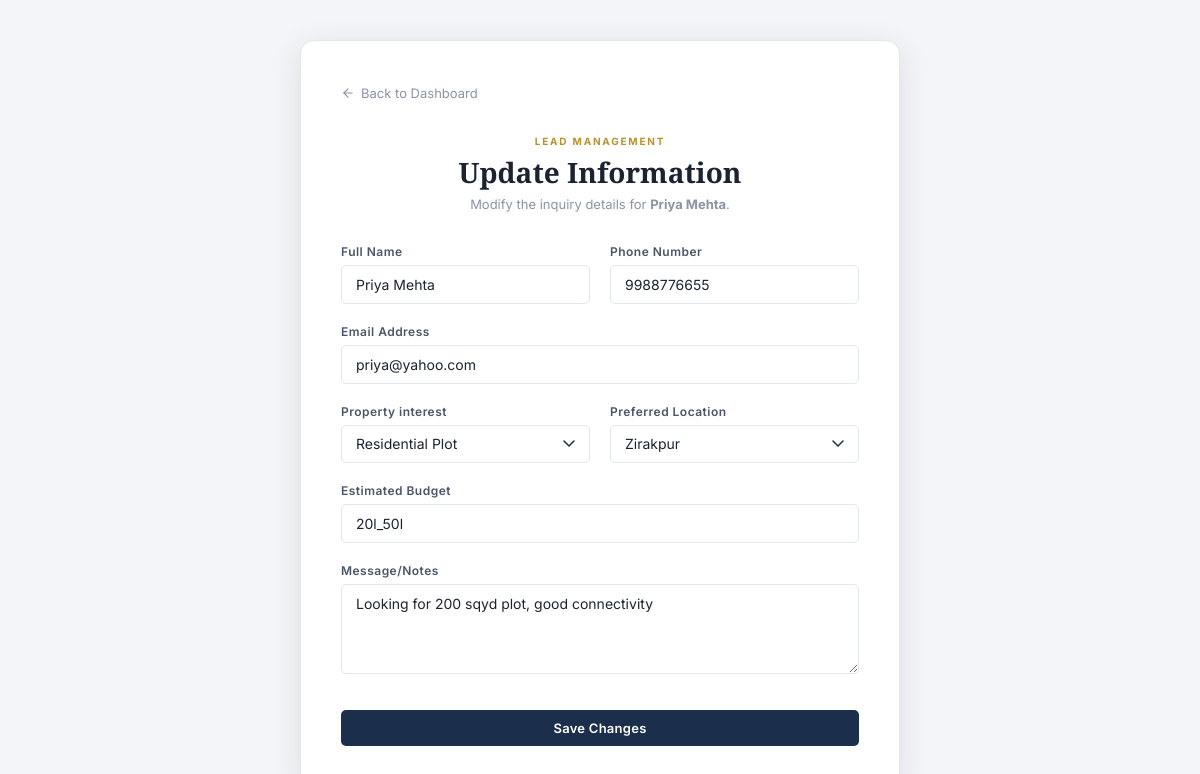
Page /edit-lead/3/ (signed in) on the committed database.
### mainapp/models.py (models this page shows, shortened)
class Lead(models.Model):
    user = models.ForeignKey(User, on_delete=models.SET_NULL, null=True, blank=True)
    PROPERTY_CHOICES = [
        ('flat', 'Flat / Apartment'),
        ('room', 'Room / PG / Studio'),
        ('plot', 'Residential Plot'),
        ('villa', 'Independent Villa / House'),
        ('commercial', 'Commercial Space / Shop / Office'),
        ('building', 'Building / Complex'),
        ('farm', 'Farm House / Agricultural Land'),
        ('other', 'Other'),
    ]
    LOCATION_CHOICES = [
        ('chandigarh', 'Chandigarh'),
        ('mohali', 'Mohali'),
        ('zirakpur', 'Zirakpur'),
        ('panchkula', 'Panchkula'),
        ('kharar', 'Kharar'),
        ('haryana', 'Haryana (Other)'),
        ('other', 'Other Location'),
    ]
    name = models.CharField(max_length=200)
    phone = models.CharField(max_length=20)
    email = models.EmailField(blank=True, null=True)
    property_interest = models.CharField(max_length=50, choices=PROPERTY_CHOICES, default='flat')
    preferred_location = models.CharField(max_length=50, choices=LOCATION_CHOICES, default='mohali')
    budget = models.CharField(max_length=100, blank=True, null=True)
    message = models.TextField(blank=True, null=True)
    submitted_at = models.DateTimeField(auto_now_add=True)
    class Meta:
        ordering = ['-submitted_at']
        verbose_name = 'Lead'
        verbose_name_plural = 'Leads'

### mainapp/views.py (the view, shortened to what this page needs)
# urls.py: path('edit-lead/<int:lead_id>/', views.edit_lead_view, name='edit_lead'),
@login_required
def edit_lead_view(request, lead_id):
    if not request.user.is_staff:
        return redirect('index')
    try:
        lead = Lead.objects.get(id=lead_id)
    except Lead.DoesNotExist:
        messages.error(request, 'Lead not found.')
        return redirect('dashboard')
    context = {
        'lead': lead,
        'property_choices': Lead.PROPERTY_CHOICES,
        'location_choices': Lead.LOCATION_CHOICES
    }
    return render(request, 'edit_lead.html', context)

### templates/edit_lead.html (shortened to what this page needs)
{% load static %}
<!DOCTYPE html>
<html lang="en">
<head>
  <link rel="stylesheet" href="{% static 'css/style.css' %}">
</head>
<body>
  <div class="form-container">
    <a href="{% url 'dashboard' %}" class="back-link">
      <i data-lucide="arrow-left" style="width: 14px;"></i> Back to Dashboard
    </a>
    <div class="form-header">
      <div class="section-tag">Lead Management</div>
      <h1>Update Information</h1>
      <p style="font-size: 13px; color: var(--text-muted);">Modify the inquiry details for <b>{{ lead.name }}</b>.</p>
    </div>
    <form method="POST">
      <div style="display: grid; grid-template-columns: 1fr 1fr; gap: 20px; margin-bottom: 20px;">
        <div class="form-group">
          <label>Full Name</label>
          <input type="text" name="name" value="{{ lead.name }}" required>
        </div>
        <div class="form-group">
          <label>Phone Number</label>
          <input type="text" name="phone" value="{{ lead.phone }}" required>
        </div>
      </div>
      <div class="form-group" style="margin-bottom: 20px;">
        <label>Email Address</label>
        <input type="email" name="email" value="{{ lead.email|default:'' }}">
      </div>
      <div style="display: grid; grid-template-columns: 1fr 1fr; gap: 20px; margin-bottom: 20px;">
        <div class="form-group">
          <label>Property interest</label>
          <select name="property_interest">
            {% for code, label in property_choices %}
              <option value="{{ code }}" {% if lead.property_interest == code %}selected{% endif %}>{{ label }}</option>
            {% endfor %}
          </select>
        </div>
        <div class="form-group">
          <label>Preferred Location</label>
          <select name="preferred_location">
            {% for code, label in location_choices %}
              <option value="{{ code }}" {% if lead.preferred_location == code %}selected{% endif %}>{{ label }}</option>
            {% endfor %}
          </select>
        </div>
      </div>
      <div class="form-group" style="margin-bottom: 20px;">
        <label>Estimated Budget</label>
        <input type="text" name="budget" value="{{ lead.budget|default:'' }}">
      </div>
      <div class="form-group" style="margin-bottom: 24px;">
        <label>Message/Notes</label>
        <textarea name="message">{{ lead.message|default:'' }}</textarea>
      </div>
      <button type="submit" class="btn btn-submit">Save Changes</button>
    </form>
  </div>
</body>
</html>

### static/css/style.css (style rules this page uses)
:root { --white: #FFFFFF; --off-white: #F8F9FC; --bg: #F4F5F8; --surface: #FFFFFF; --border: #E2E6ED; --border-dark: #C9CDD8; --navy: #1B2E4B; --navy-mid: #253D63; --navy-light: #2F4E7E; --navy-dim: rgba(27,46,75,0.08); --accent: #B8922A; --accent-dim: rgba(184,146,42,0.12); --text-primary: #1B2333; --text-secondary: #4A5568; --text-muted: #8A94A6; --text-light: #B0B8C8; --green: #16A34A; --green-bg: rgba(22,163,74,0.08); --blue: #2563EB; --blue-bg: rgba(37,99,235,0.08); --red: #DC2626; --red-bg: rgba(220,38,38,0.08); --radius-sm: 5px; --radius-md: 10px; --radius-lg: 14px; --shadow-sm: 0 1px 4px rgba(27,46,75,0.08); --shadow-md: 0 4px 16px rgba(27,46,75,0.10); --shadow-lg: 0 8px 32px rgba(27,46,75,0.12); --shadow-premium: 0 10px 40px -10px rgba(27,46,75,0.18); --glass-bg: rgba(255, 255, 255, 0.7); --glass-border: rgba(255, 255, 255, 0.4); --glass-blur: 12px; --transition: 0.3s cubic-bezier(0.4, 0, 0.2, 1); }
*, *::before, *::after { margin: 0; padding: 0; box-sizing: border-box; }
body { font-family: 'Inter', sans-serif; background: var(--bg); color: var(--text-primary); overflow-x: hidden; width: 100%; -webkit-font-smoothing: antialiased; }
html { overflow-x: hidden; width: 100%; scroll-behavior: smooth; font-size: 16px; }
a { text-decoration: none; color: inherit; }
h1, h2, h3 { font-family: 'Cormorant Garamond', serif; font-weight: 700; line-height: 1.12; color: var(--text-primary); }
.btn { display: inline-flex; align-items: center; justify-content: center; gap: 7px; font-family: 'Inter', sans-serif; font-size: 13px; font-weight: 600; letter-spacing: 0.02em; padding: 10px 22px; border-radius: var(--radius-sm); border: none; cursor: pointer; transition: all var(--transition); text-decoration: none; white-space: nowrap; background: var(--navy); color: var(--white); }
.form-group { display: flex; flex-direction: column; gap: 6px; }
label { font-size: 12px; font-weight: 600; letter-spacing: 0.04em; color: var(--text-secondary); }
input, select, textarea { background: var(--white); border: 1.5px solid var(--border); border-radius: var(--radius-sm); padding: 10px 14px; color: var(--text-primary); font-family: 'Inter', sans-serif; font-size: 14px; outline: none; transition: border-color var(--transition), box-shadow var(--transition); width: 100%; }
input::placeholder, textarea::placeholder { color: var(--text-light); }
select { -webkit-appearance: none; appearance: none; cursor: pointer; background-repeat: no-repeat; background-position: right 14px center; padding-right: 36px; }
select option { background: var(--white); color: var(--text-primary); }
textarea { resize: vertical; min-height: 90px; }
.section-tag { display: inline-block; font-size: 10px; font-weight: 700; letter-spacing: 0.18em; text-transform: uppercase; color: var(--accent); margin-bottom: 10px; }

### templates/edit_lead.html (style rules this page uses)
body { background: var(--bg); padding: 40px 24px; }
.form-container { max-width: 600px; margin: 0 auto; background: var(--white); padding: 40px; border-radius: var(--radius-lg); box-shadow: var(--shadow-lg); border: 1px solid var(--border); }
.form-header { margin-bottom: 32px; text-align: center; }
.form-header h1 { font-size: 28px; margin-bottom: 8px; }
.btn-submit { width: 100%; margin-top: 12px; }
.back-link { display: inline-flex; align-items: center; gap: 6px; color: var(--text-muted); font-size: 13px; margin-bottom: 24px; text-decoration: none; transition: color 0.2s; }

### rows in the picture
Lead: name "Priya Mehta", phone "9988776655", email "priya@yahoo.com", property_interest "Residential Plot", preferred_location "Zirakpur", budget "20l_50l", message "Looking for 200 sqyd plot, good connectivity"
